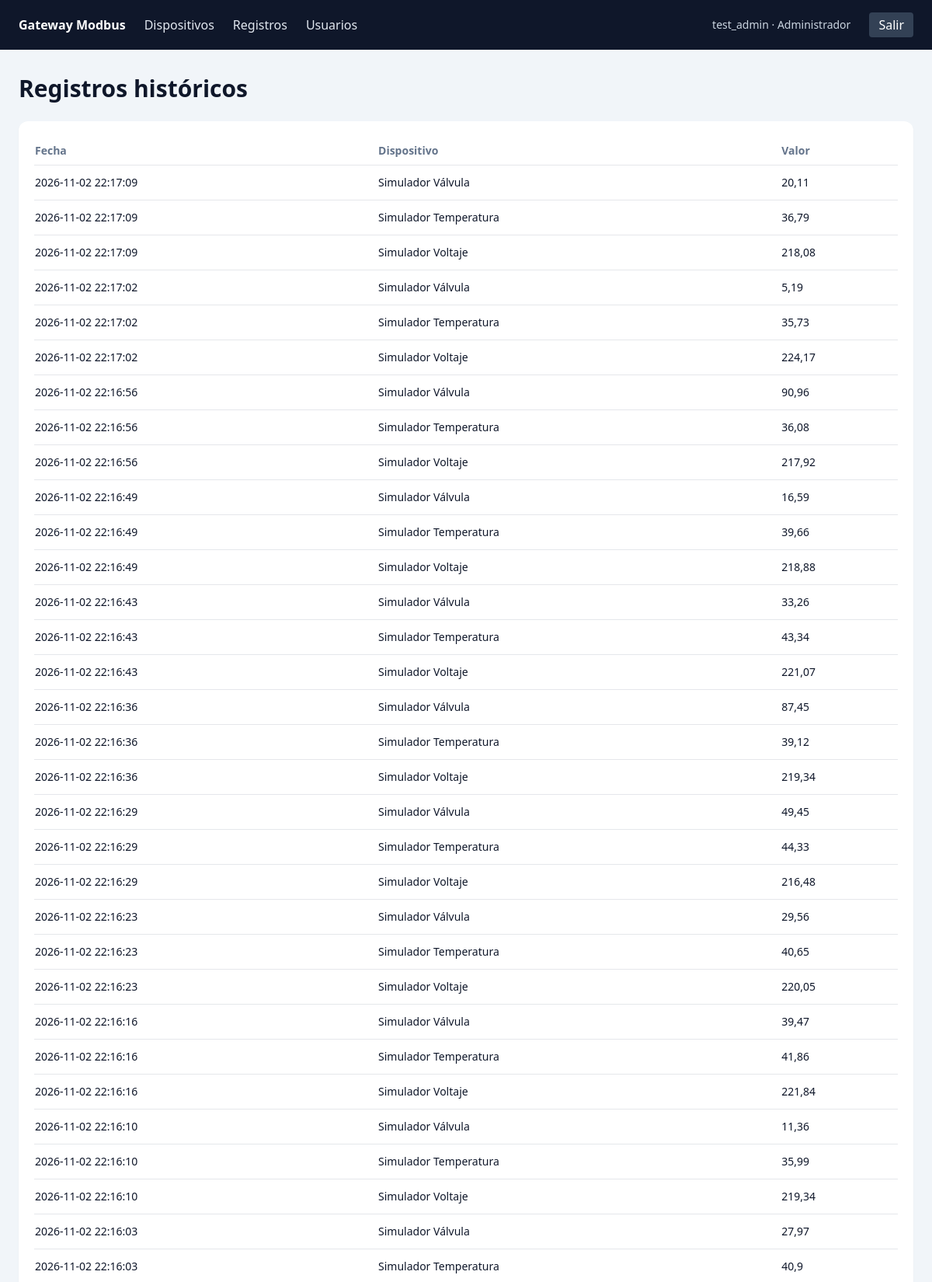
Screenshot of /records/ (signed in, upper part) with the database file from the repository.
### accounts/models.py (models this page shows, shortened)
class User(AbstractUser):
    class Role(models.TextChoices):
        ADMINISTRATOR = "admin", "Administrador"
        OPERATOR = "operator", "Operador"
    role = models.CharField(
        "rol",
        max_length=10,
        choices=Role.choices,
        default=Role.OPERATOR,
    )
    @property
    def has_admin_access(self):
        return self.is_superuser or self.role == self.Role.ADMINISTRATOR

### iot_core/models.py (models this page shows, shortened)
class DataRecord(models.Model):
    device = models.ForeignKey(
        Device,
        on_delete=models.CASCADE,
        related_name="records",
        verbose_name="dispositivo",
    )
    value = models.FloatField("valor")
    timestamp = models.DateTimeField("marca de tiempo", auto_now_add=True)
    class Meta:
        ordering = ("-timestamp",)
        verbose_name = "registro"
        verbose_name_plural = "registros"

class Device(models.Model):
    class SensorType(models.TextChoices):
        VOLTAGE = "voltage", "Voltaje"
        TEMPERATURE = "temperature", "Temperatura"
        VALVE_POSITION = "valve_position", "Posición de válvula"
        OTHER = "other", "Otro"
    SENSOR_UNITS = {
        SensorType.VOLTAGE: "V",
        SensorType.TEMPERATURE: "°C",
        SensorType.VALVE_POSITION: "%",
        SensorType.OTHER: "",
    }
    name = models.CharField("nombre", max_length=120)
    sensor_type = models.CharField(
        "tipo de sensor",
        max_length=20,
        choices=SensorType.choices,
        default=SensorType.OTHER,
    )
    modbus_address = models.PositiveSmallIntegerField(
        "dirección Modbus",
        validators=[MinValueValidator(1), MaxValueValidator(247)],
    )
    location = models.CharField("ubicación", max_length=200)
    is_active = models.BooleanField("activo", default=True)
    class Meta:
        ordering = ("name",)
        verbose_name = "dispositivo"
        verbose_name_plural = "dispositivos"

### iot_core/views.py (the view)
# urls.py: path("records/", DataRecordListView.as_view(), name="record_list"),
class DataRecordListView(LoginRequiredMixin, ListView):
    model = DataRecord
    template_name = "iot_core/record_list.html"
    context_object_name = "records"
    paginate_by = 50
    def get_queryset(self):
        return DataRecord.objects.select_related("device").order_by("-timestamp")

### templates/iot_core/record_list.html (shortened to what this page needs)
{% extends "base.html" %}
{% block content %}
<h1 class="mb-6 text-3xl font-semibold">Registros históricos</h1>
<div class="overflow-x-auto rounded-xl bg-white p-5 shadow-sm">
  <table class="w-full text-left text-sm">
    <thead><tr class="border-b text-slate-500"><th class="py-2">Fecha</th><th>Dispositivo</th><th>Valor</th></tr></thead>
    <tbody>
      {% for record in records %}
        <tr class="border-b last:border-0"><td class="py-3">{{ record.timestamp|date:"Y-m-d H:i:s" }}</td><td>{{ record.device.name }}</td><td>{{ record.value }}</td></tr>
      {% empty %}
        <tr><td class="py-4 text-slate-500" colspan="3">No hay registros.</td></tr>
      {% endfor %}
    </tbody>
  </table>
</div>
{% endblock %}

### templates/base.html (shortened to what this page needs)
<!doctype html>
<html lang="es">
<head>
  <script src="https://cdn.tailwindcss.com"></script>
</head>
<body class="min-h-screen bg-slate-100 text-slate-900">
  <header class="bg-slate-900 text-white">
    <nav class="mx-auto flex max-w-7xl items-center gap-6 px-6 py-4">
      <a class="font-semibold" href="{% url 'dashboard' %}">Gateway Modbus</a>
      {% if user.is_authenticated %}
        <a class="text-slate-200 hover:text-white" href="{% url 'device_list' %}">Dispositivos</a>
        <a class="text-slate-200 hover:text-white" href="{% url 'record_list' %}">Registros</a>
        {% if user.has_admin_access %}
          <a class="text-slate-200 hover:text-white" href="{% url 'accounts:user_list' %}">Usuarios</a>
        {% endif %}
        <span class="ml-auto text-sm text-slate-300">{{ user.get_full_name|default:user.username }} · {{ user.get_role_display }}</span>
        <form method="post" action="{% url 'logout' %}">
          <button class="rounded bg-slate-700 px-3 py-1 hover:bg-slate-600" type="submit">Salir</button>
        </form>
      {% endif %}
    </nav>
  </header>
  <main class="mx-auto max-w-7xl px-6 py-8">
    {% block content %}{% endblock %}
  </main>
</body>
</html>

### rows the page displays
User: get_full_name "test_admin", role "Administrador"
DataRecord: timestamp "2026-11-02 22:17:09", device.name "Simulador Válvula", value "20,11"
DataRecord: timestamp "2026-11-02 22:17:09", device.name "Simulador Temperatura", value "36,79"
DataRecord: timestamp "2026-11-02 22:17:09", device.name "Simulador Voltaje", value "218,08"
DataRecord: timestamp "2026-11-02 22:17:02", device.name "Simulador Válvula", value "5,19"
DataRecord: timestamp "2026-11-02 22:17:02", device.name "Simulador Temperatura", value "35,73"
DataRecord: timestamp "2026-11-02 22:17:02", device.name "Simulador Voltaje", value "224,17"
DataRecord: timestamp "2026-11-02 22:16:56", device.name "Simulador Válvula", value "90,96"
DataRecord: timestamp "2026-11-02 22:16:56", device.name "Simulador Temperatura", value "36,08"
DataRecord: timestamp "2026-11-02 22:16:56", device.name "Simulador Voltaje", value "217,92"
DataRecord: timestamp "2026-11-02 22:16:49", device.name "Simulador Válvula", value "16,59"
DataRecord: timestamp "2026-11-02 22:16:49", device.name "Simulador Temperatura", value "39,66"
DataRecord: timestamp "2026-11-02 22:16:49", device.name "Simulador Voltaje", value "218,88"
DataRecord: timestamp "2026-11-02 22:16:43", device.name "Simulador Válvula", value "33,26"
DataRecord: timestamp "2026-11-02 22:16:43", device.name "Simulador Temperatura", value "43,34"
DataRecord: timestamp "2026-11-02 22:16:43", device.name "Simulador Voltaje", value "221,07"
DataRecord: timestamp "2026-11-02 22:16:36", device.name "Simulador Válvula", value "87,45"
DataRecord: timestamp "2026-11-02 22:16:36", device.name "Simulador Temperatura", value "39,12"
DataRecord: timestamp "2026-11-02 22:16:36", device.name "Simulador Voltaje", value "219,34"
DataRecord: timestamp "2026-11-02 22:16:29", device.name "Simulador Válvula", value "49,45"
DataRecord: timestamp "2026-11-02 22:16:29", device.name "Simulador Temperatura", value "44,33"
DataRecord: timestamp "2026-11-02 22:16:29", device.name "Simulador Voltaje", value "216,48"
DataRecord: timestamp "2026-11-02 22:16:23", device.name "Simulador Válvula", value "29,56"
DataRecord: timestamp "2026-11-02 22:16:23", device.name "Simulador Temperatura", value "40,65"
DataRecord: timestamp "2026-11-02 22:16:23", device.name "Simulador Voltaje", value "220,05"
DataRecord: timestamp "2026-11-02 22:16:16", device.name "Simulador Válvula", value "39,47"
DataRecord: timestamp "2026-11-02 22:16:16", device.name "Simulador Temperatura", value "41,86"
DataRecord: timestamp "2026-11-02 22:16:16", device.name "Simulador Voltaje", value "221,84"
DataRecord: timestamp "2026-11-02 22:16:10", device.name "Simulador Válvula", value "11,36"
DataRecord: timestamp "2026-11-02 22:16:10", device.name "Simulador Temperatura", value "35,99"
DataRecord: timestamp "2026-11-02 22:16:10", device.name "Simulador Voltaje", value "219,34"
DataRecord: timestamp "2026-11-02 22:16:03", device.name "Simulador Válvula", value "27,97"
DataRecord: timestamp "2026-11-02 22:16:03", device.name "Simulador Temperatura", value "40,9"
